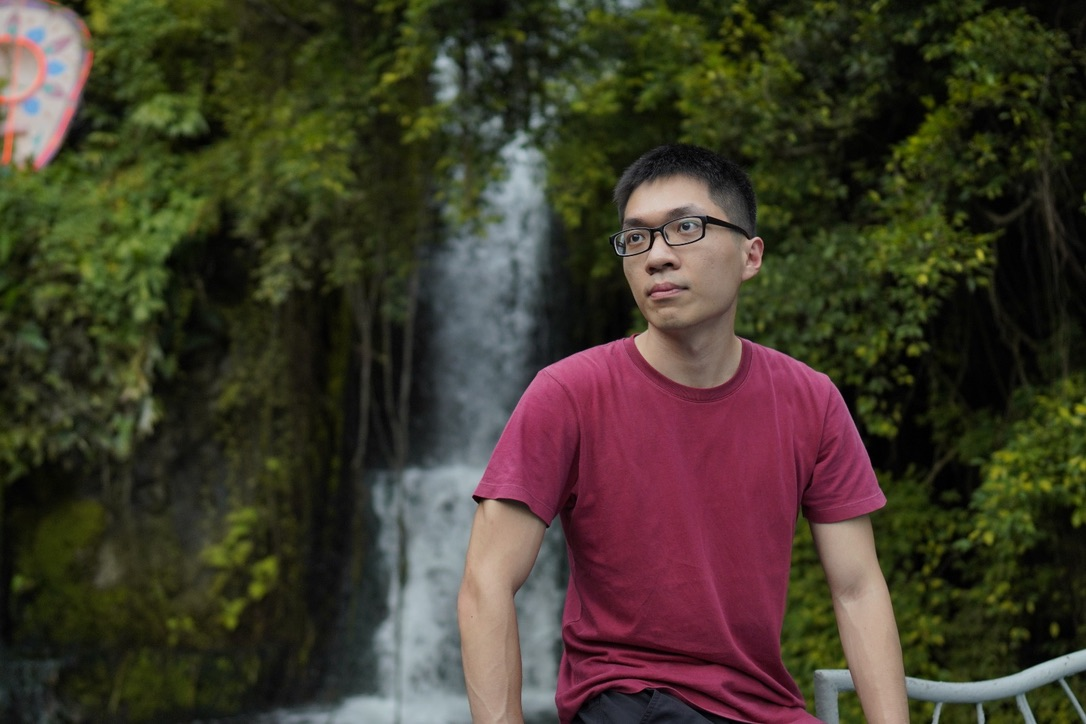
#> input picture opencv/resources/face.jpg, 1086 x 724 px
$ python transformations.py
#> lines starting #> are read from the running program, lines starting #| are printed output that depends on the picture
import cv2
import numpy as np

img = cv2.imread('resources/face.jpg')
#> img is the input picture: shape (724, 1086, 3); mean B, G, R 43.3, 57.8, 64.7

# Translation: shifting the image along the axis
# -x value shift left
# -y value shift up
# x value shift right
# y value shift down

def translate(img, x, y):
#> called with x = 100, y = 100
    translation_matrix = np.float32([[1, 0, x], [0, 1, y]])
    dimensions = (img.shape[1], img.shape[0])
#> dimensions = (1086, 724)
    return cv2.warpAffine(img, translation_matrix, dimensions)
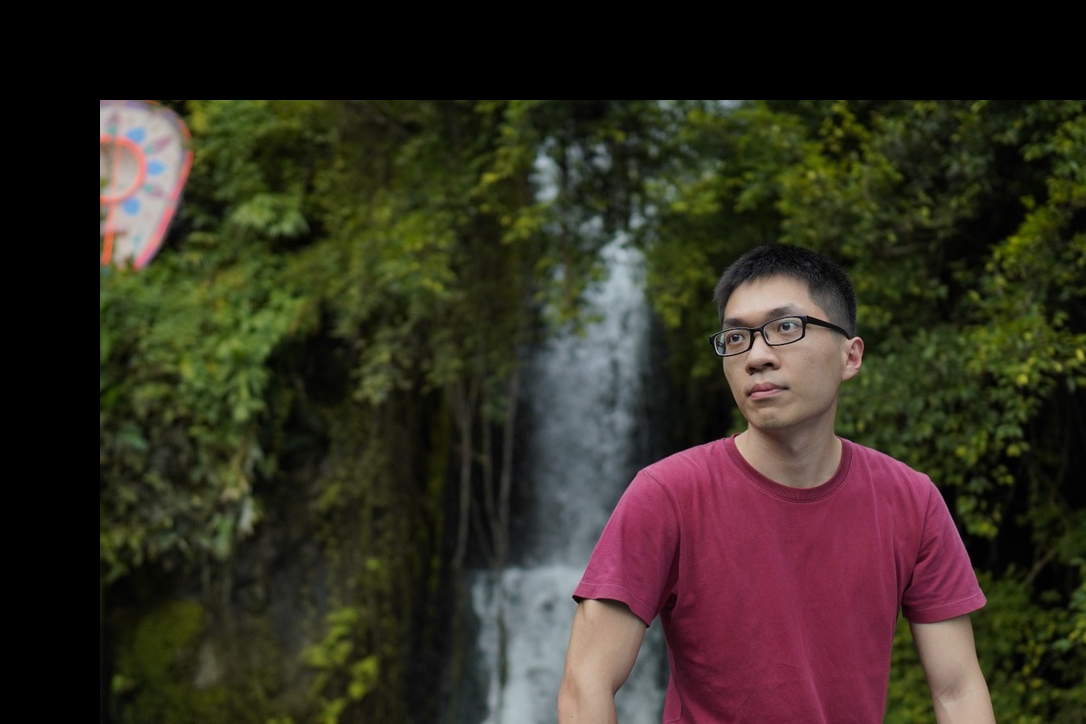
#> returned value: shape (724, 1086, 3); mean of channels 0, 1, 2 33.9, 45.9, 51.7; drawn as B, G, R

translated = translate(img, 100, 100)

# Rotation: Rotate the image

def rotate(img, angle, rotPoint = None):
#> called with angle = 45
    (height, width) = img.shape[:2]
#> height = 724; width = 1086

    if rotPoint is None: # Rotate around the center
        rotPoint = (width // 2, height // 2)
#> rotPoint = (543, 362)

    # A1: Angle of the rotation, A2: Scale of the rotation
    rotMat = cv2.getRotationMatrix2D(rotPoint, angle, 1.0)
    dimensions = (width, height)
#> dimensions = (1086, 724)

    return cv2.warpAffine(img, rotMat, dimensions)
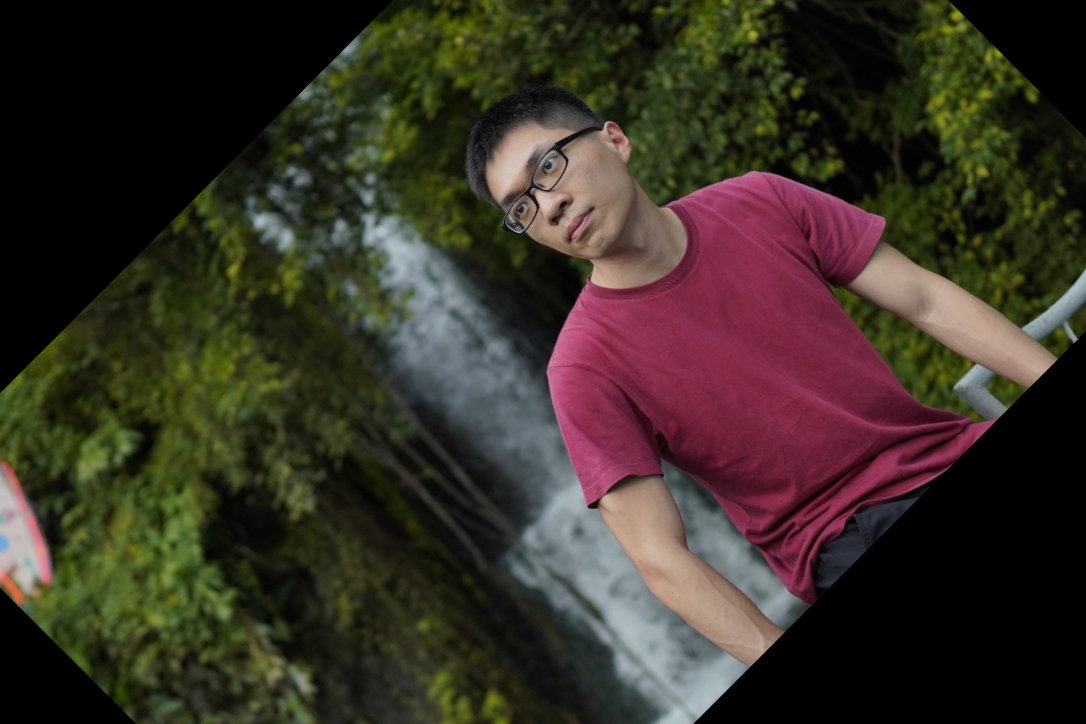
#> returned value: shape (724, 1086, 3); mean of channels 0, 1, 2 37.4, 48, 55.4; drawn as B, G, R

rotated = rotate(img, 45)

# Flipping an image 0: Vertically, 1: Horizontally, -1: Both vert and horizon

flip = cv2.flip(img, 1)
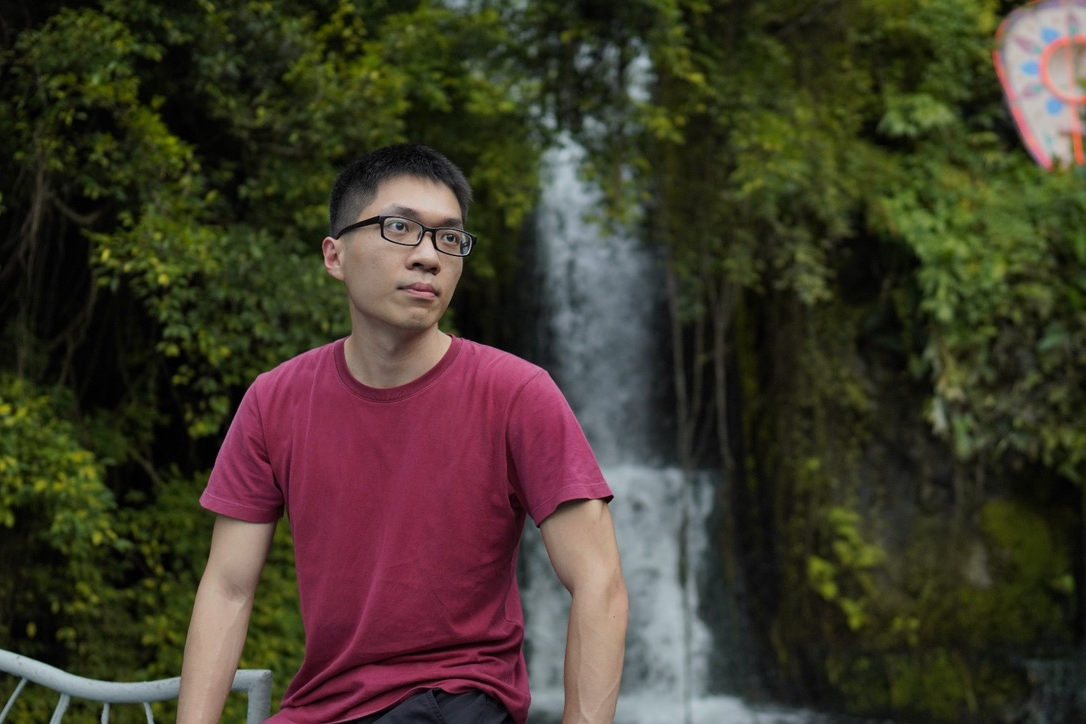
#> flip: shape (724, 1086, 3); mean B, G, R 43.3, 57.8, 64.7

cv2.imshow("Original", img)
cv2.imshow("Tranlated", translated)
cv2.imshow("Rotated", rotated)
cv2.imshow("Flipped", flip)

cv2.waitKey(0)
